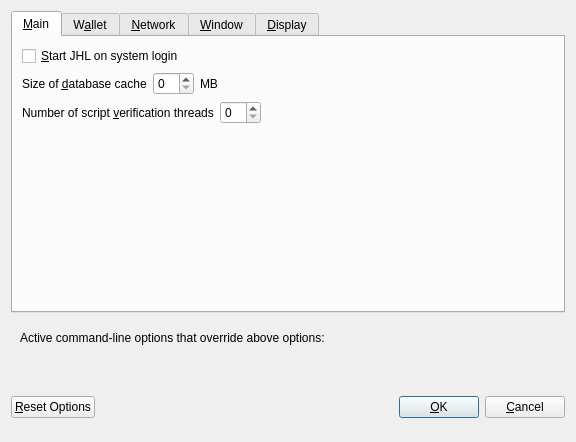
<?xml version="1.0" encoding="UTF-8"?>
<ui version="4.0">
 <class>OptionsDialog</class>
 <widget class="QDialog" name="OptionsDialog">
  <property name="geometry">
   <rect>
    <x>0</x>
    <y>0</y>
    <width>576</width>
    <height>442</height>
   </rect>
  </property>
  <property name="windowTitle">
   <string>Options</string>
  </property>
  <property name="modal">
   <bool>true</bool>
  </property>
  <layout class="QVBoxLayout" name="verticalLayout">
   <item>
    <widget class="QTabWidget" name="tabWidget">
     <property name="currentIndex">
      <number>0</number>
     </property>
     <widget class="QWidget" name="tabMain">
      <attribute name="title">
       <string>&amp;Main</string>
      </attribute>
      <layout class="QVBoxLayout" name="verticalLayout_Main">
       <item>
        <widget class="QCheckBox" name="bitcoinAtStartup">
         <property name="toolTip">
          <string>Automatically start JHL after logging in to the system.</string>
         </property>
         <property name="text">
          <string>&amp;Start JHL on system login</string>
         </property>
        </widget>
       </item>
       <item>
        <layout class="QHBoxLayout" name="horizontalLayout_2_Main">
         <item>
          <widget class="QLabel" name="databaseCacheLabel">
           <property name="text">
            <string>Size of &amp;database cache</string>
           </property>
           <property name="textFormat">
            <enum>Qt::PlainText</enum>
           </property>
           <property name="buddy">
            <cstring>databaseCache</cstring>
           </property>
          </widget>
         </item>
         <item>
          <widget class="QSpinBox" name="databaseCache"/>
         </item>
         <item>
          <widget class="QLabel" name="databaseCacheUnitLabel">
           <property name="text">
            <string>MB</string>
           </property>
           <property name="textFormat">
            <enum>Qt::PlainText</enum>
           </property>
          </widget>
         </item>
         <item>
          <spacer name="horizontalSpacer_2_Main">
           <property name="orientation">
            <enum>Qt::Horizontal</enum>
           </property>
           <property name="sizeHint" stdset="0">
            <size>
             <width>40</width>
             <height>20</height>
            </size>
           </property>
          </spacer>
         </item>
        </layout>
       </item>
       <item>
        <layout class="QHBoxLayout" name="horizontalLayout_3_Main">
         <item>
          <widget class="QLabel" name="threadsScriptVerifLabel">
           <property name="text">
            <string>Number of script &amp;verification threads</string>
           </property>
           <property name="textFormat">
            <enum>Qt::PlainText</enum>
           </property>
           <property name="buddy">
            <cstring>threadsScriptVerif</cstring>
           </property>
          </widget>
         </item>
         <item>
          <widget class="QSpinBox" name="threadsScriptVerif">
           <property name="toolTip">
            <string>(0 = auto, &lt;0 = leave that many cores free)</string>
           </property>
          </widget>
         </item>
         <item>
          <spacer name="horizontalSpacer_3_Main">
           <property name="orientation">
            <enum>Qt::Horizontal</enum>
           </property>
           <property name="sizeHint" stdset="0">
            <size>
             <width>40</width>
             <height>20</height>
            </size>
           </property>
          </spacer>
         </item>
        </layout>
       </item>
       <item>
        <spacer name="verticalSpacer_2">
         <property name="orientation">
          <enum>Qt::Vertical</enum>
         </property>
         <property name="sizeHint" stdset="0">
          <size>
           <width>20</width>
           <height>40</height>
          </size>
         </property>
        </spacer>
       </item>
      </layout>
     </widget>
     <widget class="QWidget" name="tabWallet">
      <attribute name="title">
       <string>W&amp;allet</string>
      </attribute>
      <layout class="QVBoxLayout" name="verticalLayout_Wallet">
       <item>
        <layout class="QHBoxLayout" name="horizontalLayout_2_Wallet">
         <item>
          <widget class="QLabel" name="labelStakeSplitThresholdText">
           <property name="text">
            <string>Stake split threshold:</string>
           </property>
          </widget>
         </item>
         <item>
          <widget class="QSpinBox" name="spinBoxStakeSplitThreshold">
           <property name="minimum">
            <number>1</number>
           </property>
           <property name="maximum">
            <number>999999</number>
           </property>
          </widget>
         </item>
        </layout>
       </item>
       <item>
        <widget class="QGroupBox" name="groupBox">
         <property name="title">
          <string>Expert</string>
         </property>
         <layout class="QVBoxLayout" name="verticalLayout_2">
          <item>
           <widget class="QCheckBox" name="coinControlFeatures">
            <property name="toolTip">
             <string>Whether to show coin control features or not.</string>
            </property>
            <property name="text">
             <string>Enable coin &amp;control features</string>
            </property>
           </widget>
          </item>
          <item>
           <widget class="QCheckBox" name="showMasternodesTab">
            <property name="toolTip">
             <string>Show additional tab listing all your masternodes in first sub-tab&lt;br/&gt;and all masternodes on the network in second sub-tab.</string>
            </property>
            <property name="text">
             <string>Show Masternodes Tab</string>
            </property>
           </widget>
          </item>
          <item>
           <widget class="QCheckBox" name="spendZeroConfChange">
            <property name="toolTip">
             <string>If you disable the spending of unconfirmed change, the change from a transaction&lt;br/&gt;cannot be used until that transaction has at least one confirmation.&lt;br/&gt;This also affects how your balance is computed.</string>
            </property>
            <property name="text">
             <string>&amp;Spend unconfirmed change</string>
            </property>
           </widget>
          </item>
         </layout>
        </widget>
       </item>
       <item>
        <spacer name="verticalSpacer_Wallet">
         <property name="orientation">
          <enum>Qt::Vertical</enum>
         </property>
         <property name="sizeHint" stdset="0">
          <size>
           <width>20</width>
           <height>40</height>
          </size>
         </property>
        </spacer>
       </item>
      </layout>
     </widget>
     <widget class="QWidget" name="tabNetwork">
      <attribute name="title">
       <string>&amp;Network</string>
      </attribute>
      <layout class="QVBoxLayout" name="verticalLayout_Network">
       <item>
        <widget class="QCheckBox" name="mapPortUpnp">
         <property name="toolTip">
          <string>Automatically open the JHL client port on the router. This only works when your router supports UPnP and it is enabled.</string>
         </property>
         <property name="text">
          <string>Map port using &amp;UPnP</string>
         </property>
        </widget>
       </item>
       <item>
        <widget class="QCheckBox" name="allowIncoming">
         <property name="toolTip">
          <string>Accept connections from outside</string>
         </property>
         <property name="text">
          <string>Allow incoming connections</string>
         </property>
        </widget>
       </item>
       <item>
        <widget class="QCheckBox" name="connectSocks">
         <property name="toolTip">
          <string>Connect to the JHL network through a SOCKS5 proxy.</string>
         </property>
         <property name="text">
          <string>&amp;Connect through SOCKS5 proxy (default proxy):</string>
         </property>
        </widget>
       </item>
       <item>
        <layout class="QHBoxLayout" name="horizontalLayout_1_Network">
         <item>
          <widget class="QLabel" name="proxyIpLabel">
           <property name="text">
            <string>Proxy &amp;IP:</string>
           </property>
           <property name="textFormat">
            <enum>Qt::PlainText</enum>
           </property>
           <property name="buddy">
            <cstring>proxyIp</cstring>
           </property>
          </widget>
         </item>
         <item>
          <widget class="QValidatedLineEdit" name="proxyIp">
           <property name="minimumSize">
            <size>
             <width>140</width>
             <height>0</height>
            </size>
           </property>
           <property name="maximumSize">
            <size>
             <width>140</width>
             <height>16777215</height>
            </size>
           </property>
           <property name="toolTip">
            <string>IP address of the proxy (e.g. IPv4: 127.0.0.1 / IPv6: ::1)</string>
           </property>
          </widget>
         </item>
         <item>
          <widget class="QLabel" name="proxyPortLabel">
           <property name="text">
            <string>&amp;Port:</string>
           </property>
           <property name="textFormat">
            <enum>Qt::PlainText</enum>
           </property>
           <property name="buddy">
            <cstring>proxyPort</cstring>
           </property>
          </widget>
         </item>
         <item>
          <widget class="QLineEdit" name="proxyPort">
           <property name="minimumSize">
            <size>
             <width>55</width>
             <height>0</height>
            </size>
           </property>
           <property name="maximumSize">
            <size>
             <width>55</width>
             <height>16777215</height>
            </size>
           </property>
           <property name="toolTip">
            <string>Port of the proxy (e.g. 9050)</string>
           </property>
          </widget>
         </item>
         <item>
          <spacer name="horizontalSpacer_1_Network">
           <property name="orientation">
            <enum>Qt::Horizontal</enum>
           </property>
           <property name="sizeHint" stdset="0">
            <size>
             <width>40</width>
             <height>20</height>
            </size>
           </property>
          </spacer>
         </item>
        </layout>
       </item>
       <item>
        <spacer name="verticalSpacer_Network">
         <property name="orientation">
          <enum>Qt::Vertical</enum>
         </property>
         <property name="sizeHint" stdset="0">
          <size>
           <width>20</width>
           <height>40</height>
          </size>
         </property>
        </spacer>
       </item>
      </layout>
     </widget>
     <widget class="QWidget" name="tabWindow">
      <attribute name="title">
       <string>&amp;Window</string>
      </attribute>
      <layout class="QVBoxLayout" name="verticalLayout_Window">
       <item>
        <widget class="QCheckBox" name="minimizeToTray">
         <property name="toolTip">
          <string>Show only a tray icon after minimizing the window.</string>
         </property>
         <property name="text">
          <string>&amp;Minimize to the tray instead of the taskbar</string>
         </property>
        </widget>
       </item>
       <item>
        <widget class="QCheckBox" name="minimizeOnClose">
         <property name="toolTip">
          <string>Minimize instead of exit the application when the window is closed. When this option is enabled, the application will be closed only after selecting Quit in the menu.</string>
         </property>
         <property name="text">
          <string>M&amp;inimize on close</string>
         </property>
        </widget>
       </item>
       <item>
        <spacer name="verticalSpacer_Window">
         <property name="orientation">
          <enum>Qt::Vertical</enum>
         </property>
         <property name="sizeHint" stdset="0">
          <size>
           <width>20</width>
           <height>40</height>
          </size>
         </property>
        </spacer>
       </item>
      </layout>
     </widget>
     <widget class="QWidget" name="tabDisplay">
      <attribute name="title">
       <string>&amp;Display</string>
      </attribute>
      <layout class="QVBoxLayout" name="verticalLayout_Display">
       <item>
        <layout class="QHBoxLayout" name="horizontalLayout_1_Display">
         <item>
          <widget class="QLabel" name="langLabel">
           <property name="text">
            <string>User Interface &amp;language:</string>
           </property>
           <property name="textFormat">
            <enum>Qt::PlainText</enum>
           </property>
           <property name="buddy">
            <cstring>lang</cstring>
           </property>
          </widget>
         </item>
         <item>
          <widget class="QValueComboBox" name="lang">
           <property name="toolTip">
            <string>The user interface language can be set here. This setting will take effect after restarting JHL.</string>
           </property>
          </widget>
         </item>
        </layout>
       </item>
       <item>
        <widget class="QLabel" name="label_3">
         <property name="toolTip">
          <string notr="true"/>
         </property>
         <property name="statusTip">
          <string notr="true"/>
         </property>
         <property name="whatsThis">
          <string notr="true"/>
         </property>
         <property name="accessibleName">
          <string notr="true"/>
         </property>
         <property name="text">
          <string>Language missing or translation incomplete? Help contributing translations here:
		  https://discord.gg/</string>
         </property>
         <property name="wordWrap">
          <bool>true</bool>
         </property>
         <property name="openExternalLinks">
          <bool>true</bool>
         </property>
         <property name="textInteractionFlags">
          <set>Qt::TextBrowserInteraction</set>
         </property>
        </widget>
       </item>
       <item>
        <layout class="QHBoxLayout" name="horizontalLayout_2_Display" stretch="0,0">
         <item>
          <widget class="QLabel" name="themeLabel">
           <property name="text">
            <string>User Interface Theme:</string>
           </property>
          </widget>
         </item>
         <item>
          <widget class="QValueComboBox" name="theme"/>
         </item>
        </layout>
       </item>
       <item>
        <widget class="QWidget" name="verticalDisplayWidget" native="true">
         <layout class="QVBoxLayout" name="verticalDisplayLayout">
          <property name="margin">
           <number>0</number>
          </property>
          <item>
           <widget class="Line" name="line">
            <property name="orientation">
             <enum>Qt::Horizontal</enum>
            </property>
           </widget>
          </item>
          <item>
           <layout class="QHBoxLayout" name="horizontalLayout_3_Display">
            <item>
             <widget class="QLabel" name="unitLabel">
              <property name="text">
               <string>Unit to show amounts in:</string>
              </property>
              <property name="textFormat">
               <enum>Qt::PlainText</enum>
              </property>
             </widget>
            </item>
            <item>
             <widget class="QValueComboBox" name="unit">
              <property name="toolTip">
               <string>Choose the default subdivision unit to show in the interface and when sending coins.</string>
              </property>
             </widget>
            </item>
           </layout>
          </item>
          <item>
           <layout class="QHBoxLayout" name="horizontalLayout_4_Display">
            <item>
             <widget class="QLabel" name="digitsLabel">
              <property name="text">
               <string>Decimal digits</string>
              </property>
             </widget>
            </item>
            <item>
             <widget class="QValueComboBox" name="digits"/>
            </item>
           </layout>
          </item>
          <item>
           <layout class="QHBoxLayout" name="horizontalLayout_5_Display">
            <item>
             <widget class="QCheckBox" name="checkBoxHideZeroBalances">
              <property name="toolTip">
               <string>Hide empty balances</string>
              </property>
              <property name="layoutDirection">
               <enum>Qt::LeftToRight</enum>
              </property>
              <property name="text">
               <string>Hide empty balances</string>
              </property>
             </widget>
            </item>
            <item>
             <widget class="QCheckBox" name="checkBoxHideOrphans">
              <property name="toolTip">
               <string>Hide orphan stakes in transaction lists</string>
              </property>
              <property name="text">
               <string>Hide orphan stakes</string>
              </property>
             </widget>
            </item>
            <item>
             <spacer name="horizontalSpacer">
              <property name="orientation">
               <enum>Qt::Horizontal</enum>
              </property>
              <property name="sizeHint" stdset="0">
               <size>
                <width>40</width>
                <height>20</height>
               </size>
              </property>
             </spacer>
            </item>
           </layout>
          </item>
          <item>
           <layout class="QHBoxLayout" name="horizontalLayout_6_Display">
            <item>
             <widget class="QLabel" name="thirdPartyTxUrlsLabel">
              <property name="toolTip">
               <string>Third party URLs (e.g. a block explorer) that appear in the transactions tab as context menu items. %s in the URL is replaced by transaction hash. Multiple URLs are separated by vertical bar |.</string>
              </property>
              <property name="text">
               <string>Third party transaction URLs</string>
              </property>
             </widget>
            </item>
            <item>
             <widget class="QLineEdit" name="thirdPartyTxUrls">
              <property name="toolTip">
               <string>Third party URLs (e.g. a block explorer) that appear in the transactions tab as context menu items. %s in the URL is replaced by transaction hash. Multiple URLs are separated by vertical bar |.</string>
              </property>
             </widget>
            </item>
           </layout>
          </item>
         </layout>
        </widget>
       </item>
       <item>
        <spacer name="verticalSpacer">
         <property name="orientation">
          <enum>Qt::Vertical</enum>
         </property>
         <property name="sizeHint" stdset="0">
          <size>
           <width>20</width>
           <height>40</height>
          </size>
         </property>
        </spacer>
       </item>
      </layout>
     </widget>
    </widget>
   </item>
   <item>
    <widget class="QFrame" name="frame">
     <layout class="QVBoxLayout" name="verticalLayout_Bottom">
      <item>
       <layout class="QHBoxLayout" name="horizontalLayout_Bottom">
        <item>
         <widget class="QLabel" name="overriddenByCommandLineInfoLabel">
          <property name="text">
           <string>Active command-line options that override above options:</string>
          </property>
          <property name="textFormat">
           <enum>Qt::PlainText</enum>
          </property>
         </widget>
        </item>
        <item>
         <spacer name="horizontalSpacer_Bottom">
          <property name="orientation">
           <enum>Qt::Horizontal</enum>
          </property>
          <property name="sizeHint" stdset="0">
           <size>
            <width>40</width>
            <height>20</height>
           </size>
          </property>
         </spacer>
        </item>
       </layout>
      </item>
      <item>
       <widget class="QLabel" name="overriddenByCommandLineLabel">
        <property name="text">
         <string/>
        </property>
        <property name="textFormat">
         <enum>Qt::PlainText</enum>
        </property>
        <property name="wordWrap">
         <bool>true</bool>
        </property>
       </widget>
      </item>
     </layout>
    </widget>
   </item>
   <item>
    <layout class="QHBoxLayout" name="horizontalLayout_Buttons">
     <item>
      <widget class="QPushButton" name="resetButton">
       <property name="toolTip">
        <string>Reset all client options to default.</string>
       </property>
       <property name="text">
        <string>&amp;Reset Options</string>
       </property>
       <property name="autoDefault">
        <bool>false</bool>
       </property>
      </widget>
     </item>
     <item>
      <spacer name="horizontalSpacer_1">
       <property name="orientation">
        <enum>Qt::Horizontal</enum>
       </property>
       <property name="sizeHint" stdset="0">
        <size>
         <width>40</width>
         <height>48</height>
        </size>
       </property>
      </spacer>
     </item>
     <item>
      <widget class="QLabel" name="statusLabel">
       <property name="minimumSize">
        <size>
         <width>200</width>
         <height>0</height>
        </size>
       </property>
       <property name="font">
        <font>
         <weight>75</weight>
         <bold>true</bold>
        </font>
       </property>
       <property name="text">
        <string/>
       </property>
       <property name="textFormat">
        <enum>Qt::PlainText</enum>
       </property>
       <property name="wordWrap">
        <bool>true</bool>
       </property>
      </widget>
     </item>
     <item>
      <spacer name="horizontalSpacer_2">
       <property name="orientation">
        <enum>Qt::Horizontal</enum>
       </property>
       <property name="sizeHint" stdset="0">
        <size>
         <width>40</width>
         <height>48</height>
        </size>
       </property>
      </spacer>
     </item>
     <item>
      <widget class="QPushButton" name="okButton">
       <property name="text">
        <string>&amp;OK</string>
       </property>
       <property name="autoDefault">
        <bool>false</bool>
       </property>
       <property name="default">
        <bool>true</bool>
       </property>
      </widget>
     </item>
     <item>
      <widget class="QPushButton" name="cancelButton">
       <property name="text">
        <string>&amp;Cancel</string>
       </property>
       <property name="autoDefault">
        <bool>false</bool>
       </property>
      </widget>
     </item>
    </layout>
   </item>
  </layout>
 </widget>
 <customwidgets>
  <customwidget>
   <class>QValidatedLineEdit</class>
   <extends>QLineEdit</extends>
   <header>qvalidatedlineedit.h</header>
  </customwidget>
  <customwidget>
   <class>QValueComboBox</class>
   <extends>QComboBox</extends>
   <header>qvaluecombobox.h</header>
  </customwidget>
 </customwidgets>
 <resources/>
 <connections/>
</ui>
